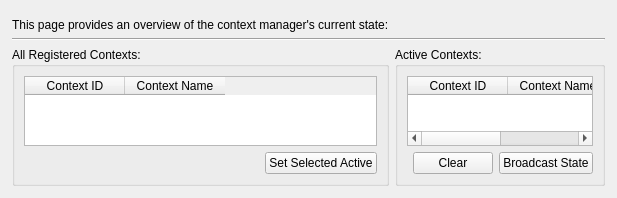
          <widget class="QWidget" name="pageContexts">
           <property name="geometry">
            <rect>
             <x>0</x>
             <y>0</y>
             <width>568</width>
             <height>192</height>
            </rect>
           </property>
           <attribute name="label">
            <string>Contexts</string>
           </attribute>
           <layout class="QGridLayout" name="gridLayout_29">
            <property name="margin">
             <number>3</number>
            </property>
            <item row="0" column="0">
             <widget class="QWidget" name="widgetContextsHolder" native="true"/>
            </item>
            <item row="1" column="0">
             <widget class="QWidget" name="widgetContextsContents" native="true">
              <layout class="QGridLayout" name="gridLayout_13">
               <item row="0" column="0">
                <widget class="QLabel" name="label_6">
                 <property name="text">
                  <string>This page provides an overview of the context manager's current state:</string>
                 </property>
                </widget>
               </item>
               <item row="1" column="0" colspan="2">
                <widget class="Line" name="line_6">
                 <property name="orientation">
                  <enum>Qt::Horizontal</enum>
                 </property>
                </widget>
               </item>
               <item row="2" column="0">
                <widget class="QGroupBox" name="groupBox_5">
                 <property name="title">
                  <string>All Registered Contexts:</string>
                 </property>
                 <layout class="QGridLayout" name="gridLayout_12">
                  <item row="0" column="0" colspan="2">
                   <widget class="QTableWidget" name="tableContextsAll">
                    <column>
                     <property name="text">
                      <string>Context ID</string>
                     </property>
                    </column>
                    <column>
                     <property name="text">
                      <string>Context Name</string>
                     </property>
                    </column>
                   </widget>
                  </item>
                  <item row="1" column="0">
                   <spacer name="horizontalSpacer_8">
                    <property name="orientation">
                     <enum>Qt::Horizontal</enum>
                    </property>
                    <property name="sizeHint" stdset="0">
                     <size>
                      <width>261</width>
                      <height>20</height>
                     </size>
                    </property>
                   </spacer>
                  </item>
                  <item row="1" column="1">
                   <widget class="QPushButton" name="btnContextSetActive">
                    <property name="text">
                     <string>Set Selected Active</string>
                    </property>
                   </widget>
                  </item>
                 </layout>
                </widget>
               </item>
               <item row="2" column="1">
                <widget class="QGroupBox" name="groupBox_6">
                 <property name="title">
                  <string>Active Contexts:</string>
                 </property>
                 <layout class="QGridLayout" name="gridLayout_11">
                  <item row="0" column="0" colspan="3">
                   <widget class="QTableWidget" name="tableContextsActive">
                    <column>
                     <property name="text">
                      <string>Context ID</string>
                     </property>
                    </column>
                    <column>
                     <property name="text">
                      <string>Context Name</string>
                     </property>
                    </column>
                   </widget>
                  </item>
                  <item row="1" column="0">
                   <spacer name="horizontalSpacer_7">
                    <property name="orientation">
                     <enum>Qt::Horizontal</enum>
                    </property>
                    <property name="sizeHint" stdset="0">
                     <size>
                      <width>195</width>
                      <height>20</height>
                     </size>
                    </property>
                   </spacer>
                  </item>
                  <item row="1" column="1">
                   <widget class="QPushButton" name="btnContextsClear">
                    <property name="text">
                     <string>Clear</string>
                    </property>
                   </widget>
                  </item>
                  <item row="1" column="2">
                   <widget class="QPushButton" name="btnContextsBroadcast">
                    <property name="text">
                     <string>Broadcast State</string>
                    </property>
                   </widget>
                  </item>
                 </layout>
                </widget>
               </item>
              </layout>
             </widget>
            </item>
           </layout>
          </widget>
